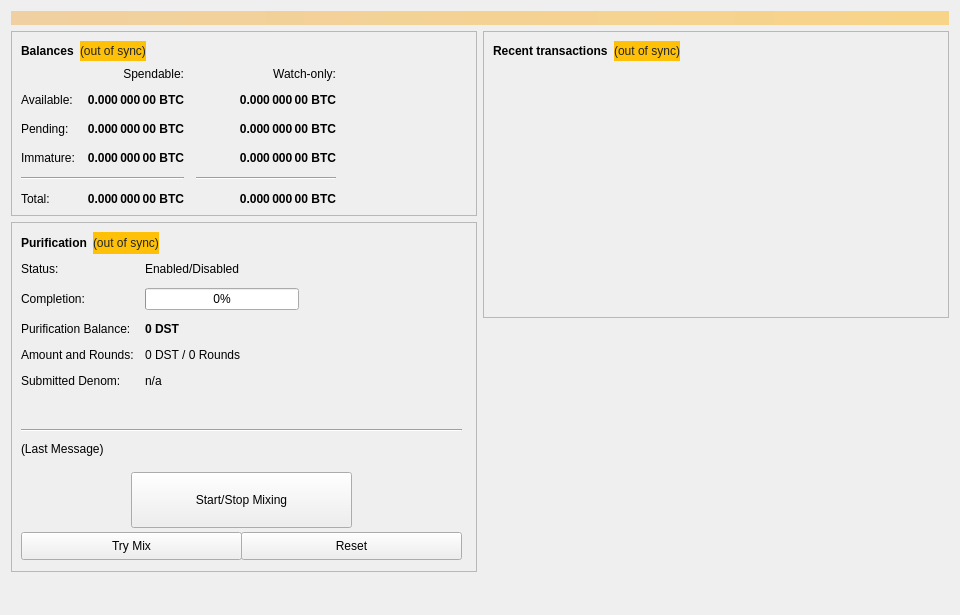
<?xml version="1.0" encoding="UTF-8"?>
<ui version="4.0">
 <class>OverviewPage</class>
 <widget class="QWidget" name="OverviewPage">
  <property name="geometry">
   <rect>
    <x>0</x>
    <y>0</y>
    <width>960</width>
    <height>615</height>
   </rect>
  </property>
  <property name="minimumSize">
   <size>
    <width>960</width>
    <height>0</height>
   </size>
  </property>
  <property name="windowTitle">
   <string>Form</string>
  </property>
  <layout class="QVBoxLayout" name="topLayout">
   <item>
    <widget class="QLabel" name="labelAlerts">
     <property name="visible">
      <bool>false</bool>
     </property>
     <property name="styleSheet">
      <string notr="true">background-color: qlineargradient(x1: 0, y1: 0, x2: 1, y2: 0, stop:0 #F0D0A0, stop:1 #F8D488); color:#000000;</string>
     </property>
     <property name="wordWrap">
      <bool>true</bool>
     </property>
     <property name="margin">
      <number>3</number>
     </property>
    </widget>
   </item>
   <item>
    <layout class="QHBoxLayout" name="horizontalLayout" stretch="1,1">
     <item>
      <layout class="QVBoxLayout" name="verticalLayout_2">
       <item>
        <widget class="QFrame" name="frame">
         <property name="frameShape">
          <enum>QFrame::StyledPanel</enum>
         </property>
         <property name="frameShadow">
          <enum>QFrame::Raised</enum>
         </property>
         <layout class="QVBoxLayout" name="verticalLayout_4">
          <item>
           <layout class="QHBoxLayout" name="horizontalLayout_4">
            <item>
             <widget class="QLabel" name="label_5">
              <property name="font">
               <font>
                <weight>75</weight>
                <bold>true</bold>
               </font>
              </property>
              <property name="text">
               <string>Balances</string>
              </property>
             </widget>
            </item>
            <item>
             <widget class="QLabel" name="labelWalletStatus">
              <property name="cursor">
               <cursorShape>WhatsThisCursor</cursorShape>
              </property>
              <property name="toolTip">
               <string>The displayed information may be out of date. Your wallet automatically synchronizes with the DSTRA network after a connection is established, but this process has not completed yet.</string>
              </property>
              <property name="styleSheet">
               <string notr="true">QLabel { color: #212529; background-color: #ffc107; }</string>
              </property>
              <property name="text">
               <string notr="true">(out of sync)</string>
              </property>
              <property name="alignment">
               <set>Qt::AlignLeading|Qt::AlignLeft|Qt::AlignVCenter</set>
              </property>
             </widget>
            </item>
            <item>
             <spacer name="horizontalSpacer_3">
              <property name="orientation">
               <enum>Qt::Horizontal</enum>
              </property>
              <property name="sizeHint" stdset="0">
               <size>
                <width>40</width>
                <height>20</height>
               </size>
              </property>
             </spacer>
            </item>
           </layout>
          </item>
          <item>
           <layout class="QGridLayout" name="gridLayout">
            <property name="spacing">
             <number>12</number>
            </property>
            <item row="2" column="2">
             <widget class="QLabel" name="labelWatchPending">
              <property name="font">
               <font>
                <weight>75</weight>
                <bold>true</bold>
               </font>
              </property>
              <property name="cursor">
               <cursorShape>IBeamCursor</cursorShape>
              </property>
              <property name="toolTip">
               <string>Unconfirmed transactions to watch-only addresses</string>
              </property>
              <property name="text">
               <string notr="true">0.000 000 00 BTC</string>
              </property>
              <property name="alignment">
               <set>Qt::AlignRight|Qt::AlignTrailing|Qt::AlignVCenter</set>
              </property>
              <property name="textInteractionFlags">
               <set>Qt::LinksAccessibleByMouse|Qt::TextSelectableByKeyboard|Qt::TextSelectableByMouse</set>
              </property>
             </widget>
            </item>
            <item row="2" column="1">
             <widget class="QLabel" name="labelUnconfirmed">
              <property name="font">
               <font>
                <weight>75</weight>
                <bold>true</bold>
               </font>
              </property>
              <property name="cursor">
               <cursorShape>IBeamCursor</cursorShape>
              </property>
              <property name="toolTip">
               <string>Total of transactions that have yet to be confirmed, and do not yet count toward the spendable balance</string>
              </property>
              <property name="text">
               <string notr="true">0.000 000 00 BTC</string>
              </property>
              <property name="alignment">
               <set>Qt::AlignRight|Qt::AlignTrailing|Qt::AlignVCenter</set>
              </property>
              <property name="textInteractionFlags">
               <set>Qt::LinksAccessibleByMouse|Qt::TextSelectableByKeyboard|Qt::TextSelectableByMouse</set>
              </property>
             </widget>
            </item>
            <item row="3" column="2">
             <widget class="QLabel" name="labelWatchImmature">
              <property name="font">
               <font>
                <weight>75</weight>
                <bold>true</bold>
               </font>
              </property>
              <property name="cursor">
               <cursorShape>IBeamCursor</cursorShape>
              </property>
              <property name="toolTip">
               <string>Staked or masternode rewards in watch-only addresses that has not yet matured</string>
              </property>
              <property name="text">
               <string notr="true">0.000 000 00 BTC</string>
              </property>
              <property name="alignment">
               <set>Qt::AlignRight|Qt::AlignTrailing|Qt::AlignVCenter</set>
              </property>
              <property name="textInteractionFlags">
               <set>Qt::LinksAccessibleByMouse|Qt::TextSelectableByKeyboard|Qt::TextSelectableByMouse</set>
              </property>
             </widget>
            </item>
            <item row="4" column="0" colspan="2">
             <widget class="Line" name="lineSpendableBalance">
              <property name="orientation">
               <enum>Qt::Horizontal</enum>
              </property>
             </widget>
            </item>
            <item row="4" column="2">
             <widget class="Line" name="lineWatchBalance">
              <property name="sizePolicy">
               <sizepolicy hsizetype="Preferred" vsizetype="Fixed">
                <horstretch>0</horstretch>
                <verstretch>0</verstretch>
               </sizepolicy>
              </property>
              <property name="minimumSize">
               <size>
                <width>140</width>
                <height>0</height>
               </size>
              </property>
              <property name="orientation">
               <enum>Qt::Horizontal</enum>
              </property>
             </widget>
            </item>
            <item row="5" column="0">
             <widget class="QLabel" name="labelTotalText">
              <property name="text">
               <string>Total:</string>
              </property>
             </widget>
            </item>
            <item row="3" column="1">
             <widget class="QLabel" name="labelImmature">
              <property name="font">
               <font>
                <weight>75</weight>
                <bold>true</bold>
               </font>
              </property>
              <property name="cursor">
               <cursorShape>IBeamCursor</cursorShape>
              </property>
              <property name="toolTip">
               <string>Staked or masternode rewards that has not yet matured</string>
              </property>
              <property name="text">
               <string notr="true">0.000 000 00 BTC</string>
              </property>
              <property name="alignment">
               <set>Qt::AlignRight|Qt::AlignTrailing|Qt::AlignVCenter</set>
              </property>
              <property name="textInteractionFlags">
               <set>Qt::LinksAccessibleByMouse|Qt::TextSelectableByKeyboard|Qt::TextSelectableByMouse</set>
              </property>
             </widget>
            </item>
            <item row="2" column="3">
             <spacer name="horizontalSpacer_2">
              <property name="orientation">
               <enum>Qt::Horizontal</enum>
              </property>
              <property name="sizeHint" stdset="0">
               <size>
                <width>40</width>
                <height>20</height>
               </size>
              </property>
             </spacer>
            </item>
            <item row="3" column="0">
             <widget class="QLabel" name="labelImmatureText">
              <property name="text">
               <string>Immature:</string>
              </property>
             </widget>
            </item>
            <item row="5" column="1">
             <widget class="QLabel" name="labelTotal">
              <property name="font">
               <font>
                <weight>75</weight>
                <bold>true</bold>
               </font>
              </property>
              <property name="cursor">
               <cursorShape>IBeamCursor</cursorShape>
              </property>
              <property name="toolTip">
               <string>Your current total balance</string>
              </property>
              <property name="text">
               <string notr="true">0.000 000 00 BTC</string>
              </property>
              <property name="alignment">
               <set>Qt::AlignRight|Qt::AlignTrailing|Qt::AlignVCenter</set>
              </property>
              <property name="textInteractionFlags">
               <set>Qt::LinksAccessibleByMouse|Qt::TextSelectableByKeyboard|Qt::TextSelectableByMouse</set>
              </property>
             </widget>
            </item>
            <item row="5" column="2">
             <widget class="QLabel" name="labelWatchTotal">
              <property name="font">
               <font>
                <weight>75</weight>
                <bold>true</bold>
               </font>
              </property>
              <property name="cursor">
               <cursorShape>IBeamCursor</cursorShape>
              </property>
              <property name="toolTip">
               <string>Current total balance in watch-only addresses</string>
              </property>
              <property name="text">
               <string notr="true">0.000 000 00 BTC</string>
              </property>
              <property name="alignment">
               <set>Qt::AlignRight|Qt::AlignTrailing|Qt::AlignVCenter</set>
              </property>
              <property name="textInteractionFlags">
               <set>Qt::LinksAccessibleByMouse|Qt::TextSelectableByKeyboard|Qt::TextSelectableByMouse</set>
              </property>
             </widget>
            </item>
            <item row="0" column="2">
             <widget class="QLabel" name="labelWatchonly">
              <property name="text">
               <string>Watch-only:</string>
              </property>
              <property name="alignment">
               <set>Qt::AlignRight|Qt::AlignTrailing|Qt::AlignVCenter</set>
              </property>
             </widget>
            </item>
            <item row="1" column="0">
             <widget class="QLabel" name="labelBalanceText">
              <property name="text">
               <string>Available:</string>
              </property>
             </widget>
            </item>
            <item row="1" column="1">
             <widget class="QLabel" name="labelBalance">
              <property name="font">
               <font>
                <weight>75</weight>
                <bold>true</bold>
               </font>
              </property>
              <property name="cursor">
               <cursorShape>IBeamCursor</cursorShape>
              </property>
              <property name="toolTip">
               <string>Your current spendable balance</string>
              </property>
              <property name="text">
               <string notr="true">0.000 000 00 BTC</string>
              </property>
              <property name="alignment">
               <set>Qt::AlignRight|Qt::AlignTrailing|Qt::AlignVCenter</set>
              </property>
              <property name="textInteractionFlags">
               <set>Qt::LinksAccessibleByMouse|Qt::TextSelectableByKeyboard|Qt::TextSelectableByMouse</set>
              </property>
             </widget>
            </item>
            <item row="1" column="2">
             <widget class="QLabel" name="labelWatchAvailable">
              <property name="font">
               <font>
                <weight>75</weight>
                <bold>true</bold>
               </font>
              </property>
              <property name="cursor">
               <cursorShape>IBeamCursor</cursorShape>
              </property>
              <property name="toolTip">
               <string>Your current balance in watch-only addresses</string>
              </property>
              <property name="text">
               <string notr="true">0.000 000 00 BTC</string>
              </property>
              <property name="alignment">
               <set>Qt::AlignRight|Qt::AlignTrailing|Qt::AlignVCenter</set>
              </property>
              <property name="textInteractionFlags">
               <set>Qt::LinksAccessibleByMouse|Qt::TextSelectableByKeyboard|Qt::TextSelectableByMouse</set>
              </property>
             </widget>
            </item>
            <item row="2" column="0">
             <widget class="QLabel" name="labelPendingText">
              <property name="text">
               <string>Pending:</string>
              </property>
             </widget>
            </item>
            <item row="0" column="1">
             <widget class="QLabel" name="labelSpendable">
              <property name="text">
               <string>Spendable:</string>
              </property>
              <property name="alignment">
               <set>Qt::AlignRight|Qt::AlignTrailing|Qt::AlignVCenter</set>
              </property>
             </widget>
            </item>
           </layout>
          </item>
         </layout>
        </widget>
       </item>
       <item>
        <widget class="QFrame" name="framePurification">
         <property name="minimumSize">
          <size>
           <width>0</width>
           <height>350</height>
          </size>
         </property>
         <property name="layoutDirection">
          <enum>Qt::LeftToRight</enum>
         </property>
         <property name="frameShape">
          <enum>QFrame::StyledPanel</enum>
         </property>
         <property name="frameShadow">
          <enum>QFrame::Raised</enum>
         </property>
         <widget class="QWidget" name="formLayoutWidget">
          <property name="geometry">
           <rect>
            <x>10</x>
            <y>40</y>
            <width>451</width>
            <height>161</height>
           </rect>
          </property>
          <layout class="QFormLayout" name="formLayout">
           <property name="fieldGrowthPolicy">
            <enum>QFormLayout::AllNonFixedFieldsGrow</enum>
           </property>
           <property name="horizontalSpacing">
            <number>11</number>
           </property>
           <property name="verticalSpacing">
            <number>12</number>
           </property>
           <item row="0" column="0">
            <widget class="QLabel" name="label_6">
             <property name="text">
              <string>Status:</string>
             </property>
            </widget>
           </item>
           <item row="1" column="0">
            <widget class="QLabel" name="label_7">
             <property name="text">
              <string>Completion:</string>
             </property>
            </widget>
           </item>
           <item row="1" column="1">
            <widget class="QProgressBar" name="purificationProgress">
             <property name="maximumSize">
              <size>
               <width>154</width>
               <height>16777215</height>
              </size>
             </property>
             <property name="value">
              <number>0</number>
             </property>
            </widget>
           </item>
           <item row="2" column="0">
            <widget class="QLabel" name="labelAnonymizedText">
             <property name="text">
              <string>Purification Balance:</string>
             </property>
            </widget>
           </item>
           <item row="2" column="1">
            <widget class="QLabel" name="labelAnonymized">
             <property name="font">
              <font>
               <weight>75</weight>
               <bold>true</bold>
              </font>
             </property>
             <property name="text">
              <string notr="true">0 DST</string>
             </property>
            </widget>
           </item>
           <item row="3" column="0">
            <widget class="QLabel" name="label_8">
             <property name="text">
              <string>Amount and Rounds:</string>
             </property>
            </widget>
           </item>
           <item row="3" column="1">
            <widget class="QLabel" name="labelAmountRounds">
             <property name="text">
              <string>0 DST / 0 Rounds</string>
             </property>
            </widget>
           </item>
           <item row="4" column="0">
            <widget class="QLabel" name="label_9">
             <property name="text">
              <string>Submitted Denom:</string>
             </property>
            </widget>
           </item>
           <item row="4" column="1">
            <widget class="QLabel" name="labelSubmittedDenom">
             <property name="toolTip">
              <string>The denominations you submitted to the Masternode.&lt;br&gt;To mix, other users must submit the exact same denominations.</string>
             </property>
             <property name="text">
              <string>n/a</string>
             </property>
            </widget>
           </item>
           <item row="0" column="1">
            <widget class="QLabel" name="purificationEnabled">
             <property name="text">
              <string>Enabled/Disabled</string>
             </property>
            </widget>
           </item>
          </layout>
         </widget>
         <widget class="QPushButton" name="runAutoDenom">
          <property name="geometry">
           <rect>
            <x>251</x>
            <y>17</y>
            <width>1</width>
            <height>1</height>
           </rect>
          </property>
          <property name="palette">
           <palette>
            <active>
             <colorrole role="WindowText">
              <brush brushstyle="SolidPattern">
               <color alpha="255">
                <red>0</red>
                <green>0</green>
                <blue>0</blue>
               </color>
              </brush>
             </colorrole>
             <colorrole role="Button">
              <brush brushstyle="SolidPattern">
               <color alpha="255">
                <red>239</red>
                <green>238</green>
                <blue>238</blue>
               </color>
              </brush>
             </colorrole>
             <colorrole role="Light">
              <brush brushstyle="SolidPattern">
               <color alpha="255">
                <red>255</red>
                <green>255</green>
                <blue>255</blue>
               </color>
              </brush>
             </colorrole>
             <colorrole role="Midlight">
              <brush brushstyle="SolidPattern">
               <color alpha="255">
                <red>247</red>
                <green>246</green>
                <blue>246</blue>
               </color>
              </brush>
             </colorrole>
             <colorrole role="Dark">
              <brush brushstyle="SolidPattern">
               <color alpha="255">
                <red>119</red>
                <green>119</green>
                <blue>119</blue>
               </color>
              </brush>
             </colorrole>
             <colorrole role="Mid">
              <brush brushstyle="SolidPattern">
               <color alpha="255">
                <red>159</red>
                <green>159</green>
                <blue>159</blue>
               </color>
              </brush>
             </colorrole>
             <colorrole role="Text">
              <brush brushstyle="SolidPattern">
               <color alpha="255">
                <red>0</red>
                <green>0</green>
                <blue>0</blue>
               </color>
              </brush>
             </colorrole>
             <colorrole role="BrightText">
              <brush brushstyle="SolidPattern">
               <color alpha="255">
                <red>255</red>
                <green>255</green>
                <blue>255</blue>
               </color>
              </brush>
             </colorrole>
             <colorrole role="ButtonText">
              <brush brushstyle="SolidPattern">
               <color alpha="255">
                <red>0</red>
                <green>0</green>
                <blue>0</blue>
               </color>
              </brush>
             </colorrole>
             <colorrole role="Base">
              <brush brushstyle="SolidPattern">
               <color alpha="255">
                <red>255</red>
                <green>255</green>
                <blue>255</blue>
               </color>
              </brush>
             </colorrole>
             <colorrole role="Window">
              <brush brushstyle="SolidPattern">
               <color alpha="255">
                <red>239</red>
                <green>238</green>
                <blue>238</blue>
               </color>
              </brush>
             </colorrole>
             <colorrole role="Shadow">
              <brush brushstyle="SolidPattern">
               <color alpha="255">
                <red>0</red>
                <green>0</green>
                <blue>0</blue>
               </color>
              </brush>
             </colorrole>
             <colorrole role="AlternateBase">
              <brush brushstyle="SolidPattern">
               <color alpha="255">
                <red>247</red>
                <green>246</green>
                <blue>246</blue>
               </color>
              </brush>
             </colorrole>
             <colorrole role="ToolTipBase">
              <brush brushstyle="SolidPattern">
               <color alpha="255">
                <red>255</red>
                <green>255</green>
                <blue>220</blue>
               </color>
              </brush>
             </colorrole>
             <colorrole role="ToolTipText">
              <brush brushstyle="SolidPattern">
               <color alpha="255">
                <red>0</red>
                <green>0</green>
                <blue>0</blue>
               </color>
              </brush>
             </colorrole>
            </active>
            <inactive>
             <colorrole role="WindowText">
              <brush brushstyle="SolidPattern">
               <color alpha="255">
                <red>0</red>
                <green>0</green>
                <blue>0</blue>
               </color>
              </brush>
             </colorrole>
             <colorrole role="Button">
              <brush brushstyle="SolidPattern">
               <color alpha="255">
                <red>239</red>
                <green>238</green>
                <blue>238</blue>
               </color>
              </brush>
             </colorrole>
             <colorrole role="Light">
              <brush brushstyle="SolidPattern">
               <color alpha="255">
                <red>255</red>
                <green>255</green>
                <blue>255</blue>
               </color>
              </brush>
             </colorrole>
             <colorrole role="Midlight">
              <brush brushstyle="SolidPattern">
               <color alpha="255">
                <red>247</red>
                <green>246</green>
                <blue>246</blue>
               </color>
              </brush>
             </colorrole>
             <colorrole role="Dark">
              <brush brushstyle="SolidPattern">
               <color alpha="255">
                <red>119</red>
                <green>119</green>
                <blue>119</blue>
               </color>
              </brush>
             </colorrole>
             <colorrole role="Mid">
              <brush brushstyle="SolidPattern">
               <color alpha="255">
                <red>159</red>
                <green>159</green>
                <blue>159</blue>
               </color>
              </brush>
             </colorrole>
             <colorrole role="Text">
              <brush brushstyle="SolidPattern">
               <color alpha="255">
                <red>0</red>
                <green>0</green>
                <blue>0</blue>
               </color>
              </brush>
             </colorrole>
             <colorrole role="BrightText">
              <brush brushstyle="SolidPattern">
               <color alpha="255">
                <red>255</red>
                <green>255</green>
                <blue>255</blue>
               </color>
              </brush>
             </colorrole>
             <colorrole role="ButtonText">
              <brush brushstyle="SolidPattern">
               <color alpha="255">
                <red>0</red>
                <green>0</green>
                <blue>0</blue>
               </color>
              </brush>
             </colorrole>
             <colorrole role="Base">
              <brush brushstyle="SolidPattern">
               <color alpha="255">
                <red>255</red>
                <green>255</green>
                <blue>255</blue>
               </color>
              </brush>
             </colorrole>
             <colorrole role="Window">
              <brush brushstyle="SolidPattern">
               <color alpha="255">
                <red>239</red>
                <green>238</green>
                <blue>238</blue>
               </color>
              </brush>
             </colorrole>
             <colorrole role="Shadow">
              <brush brushstyle="SolidPattern">
               <color alpha="255">
                <red>0</red>
                <green>0</green>
                <blue>0</blue>
               </color>
              </brush>
             </colorrole>
             <colorrole role="AlternateBase">
              <brush brushstyle="SolidPattern">
               <color alpha="255">
                <red>247</red>
                <green>246</green>
                <blue>246</blue>
               </color>
              </brush>
             </colorrole>
             <colorrole role="ToolTipBase">
              <brush brushstyle="SolidPattern">
               <color alpha="255">
                <red>255</red>
                <green>255</green>
                <blue>220</blue>
               </color>
              </brush>
             </colorrole>
             <colorrole role="ToolTipText">
              <brush brushstyle="SolidPattern">
               <color alpha="255">
                <red>0</red>
                <green>0</green>
                <blue>0</blue>
               </color>
              </brush>
             </colorrole>
            </inactive>
            <disabled>
             <colorrole role="WindowText">
              <brush brushstyle="SolidPattern">
               <color alpha="255">
                <red>119</red>
                <green>119</green>
                <blue>119</blue>
               </color>
              </brush>
             </colorrole>
             <colorrole role="Button">
              <brush brushstyle="SolidPattern">
               <color alpha="255">
                <red>239</red>
                <green>238</green>
                <blue>238</blue>
               </color>
              </brush>
             </colorrole>
             <colorrole role="Light">
              <brush brushstyle="SolidPattern">
               <color alpha="255">
                <red>255</red>
                <green>255</green>
                <blue>255</blue>
               </color>
              </brush>
             </colorrole>
             <colorrole role="Midlight">
              <brush brushstyle="SolidPattern">
               <color alpha="255">
                <red>247</red>
                <green>246</green>
                <blue>246</blue>
               </color>
              </brush>
             </colorrole>
             <colorrole role="Dark">
              <brush brushstyle="SolidPattern">
               <color alpha="255">
                <red>119</red>
                <green>119</green>
                <blue>119</blue>
               </color>
              </brush>
             </colorrole>
             <colorrole role="Mid">
              <brush brushstyle="SolidPattern">
               <color alpha="255">
                <red>159</red>
                <green>159</green>
                <blue>159</blue>
               </color>
              </brush>
             </colorrole>
             <colorrole role="Text">
              <brush brushstyle="SolidPattern">
               <color alpha="255">
                <red>119</red>
                <green>119</green>
                <blue>119</blue>
               </color>
              </brush>
             </colorrole>
             <colorrole role="BrightText">
              <brush brushstyle="SolidPattern">
               <color alpha="255">
                <red>255</red>
                <green>255</green>
                <blue>255</blue>
               </color>
              </brush>
             </colorrole>
             <colorrole role="ButtonText">
              <brush brushstyle="SolidPattern">
               <color alpha="255">
                <red>119</red>
                <green>119</green>
                <blue>119</blue>
               </color>
              </brush>
             </colorrole>
             <colorrole role="Base">
              <brush brushstyle="SolidPattern">
               <color alpha="255">
                <red>239</red>
                <green>238</green>
                <blue>238</blue>
               </color>
              </brush>
             </colorrole>
             <colorrole role="Window">
              <brush brushstyle="SolidPattern">
               <color alpha="255">
                <red>239</red>
                <green>238</green>
                <blue>238</blue>
               </color>
              </brush>
             </colorrole>
             <colorrole role="Shadow">
              <brush brushstyle="SolidPattern">
               <color alpha="255">
                <red>0</red>
                <green>0</green>
                <blue>0</blue>
               </color>
              </brush>
             </colorrole>
             <colorrole role="AlternateBase">
              <brush brushstyle="SolidPattern">
               <color alpha="255">
                <red>239</red>
                <green>238</green>
                <blue>238</blue>
               </color>
              </brush>
             </colorrole>
             <colorrole role="ToolTipBase">
              <brush brushstyle="SolidPattern">
               <color alpha="255">
                <red>255</red>
                <green>255</green>
                <blue>220</blue>
               </color>
              </brush>
             </colorrole>
             <colorrole role="ToolTipText">
              <brush brushstyle="SolidPattern">
               <color alpha="255">
                <red>0</red>
                <green>0</green>
                <blue>0</blue>
               </color>
              </brush>
             </colorrole>
            </disabled>
           </palette>
          </property>
          <property name="focusPolicy">
           <enum>Qt::NoFocus</enum>
          </property>
          <property name="autoFillBackground">
           <bool>true</bool>
          </property>
          <property name="text">
           <string/>
          </property>
          <property name="flat">
           <bool>true</bool>
          </property>
         </widget>
         <widget class="QPushButton" name="togglePurification">
          <property name="geometry">
           <rect>
            <x>120</x>
            <y>250</y>
            <width>221</width>
            <height>56</height>
           </rect>
          </property>
          <property name="sizePolicy">
           <sizepolicy hsizetype="MinimumExpanding" vsizetype="Fixed">
            <horstretch>0</horstretch>
            <verstretch>0</verstretch>
           </sizepolicy>
          </property>
          <property name="text">
           <string>Start/Stop Mixing</string>
          </property>
         </widget>
         <widget class="Line" name="lineLastMessage">
          <property name="geometry">
           <rect>
            <x>10</x>
            <y>200</y>
            <width>441</width>
            <height>16</height>
           </rect>
          </property>
          <property name="orientation">
           <enum>Qt::Horizontal</enum>
          </property>
         </widget>
         <widget class="QLabel" name="purificationStatus">
          <property name="geometry">
           <rect>
            <x>10</x>
            <y>220</y>
            <width>451</width>
            <height>61</height>
           </rect>
          </property>
          <property name="minimumSize">
           <size>
            <width>288</width>
            <height>43</height>
           </size>
          </property>
          <property name="text">
           <string>(Last Message)</string>
          </property>
          <property name="alignment">
           <set>Qt::AlignLeading|Qt::AlignLeft|Qt::AlignTop</set>
          </property>
          <property name="wordWrap">
           <bool>true</bool>
          </property>
         </widget>
         <widget class="QPushButton" name="purificationAuto">
          <property name="geometry">
           <rect>
            <x>10</x>
            <y>310</y>
            <width>221</width>
            <height>28</height>
           </rect>
          </property>
          <property name="sizePolicy">
           <sizepolicy hsizetype="MinimumExpanding" vsizetype="Fixed">
            <horstretch>0</horstretch>
            <verstretch>0</verstretch>
           </sizepolicy>
          </property>
          <property name="toolTip">
           <string>Try to manually submit a Purification request.</string>
          </property>
          <property name="text">
           <string>Try Mix</string>
          </property>
         </widget>
         <widget class="QPushButton" name="purificationReset">
          <property name="geometry">
           <rect>
            <x>230</x>
            <y>310</y>
            <width>221</width>
            <height>28</height>
           </rect>
          </property>
          <property name="sizePolicy">
           <sizepolicy hsizetype="MinimumExpanding" vsizetype="Fixed">
            <horstretch>0</horstretch>
            <verstretch>0</verstretch>
           </sizepolicy>
          </property>
          <property name="toolTip">
           <string>Reset the current status of Purification (can interrupt Purification if it's in the process of Mixing, which can cost you money!)</string>
          </property>
          <property name="autoFillBackground">
           <bool>false</bool>
          </property>
          <property name="text">
           <string>Reset</string>
          </property>
         </widget>
         <widget class="QWidget" name="layoutWidget">
          <property name="geometry">
           <rect>
            <x>10</x>
            <y>10</y>
            <width>431</width>
            <height>22</height>
           </rect>
          </property>
          <layout class="QHBoxLayout" name="horizontalLayout_5">
           <item>
            <widget class="QLabel" name="label_2">
             <property name="font">
              <font>
               <weight>75</weight>
               <bold>true</bold>
              </font>
             </property>
             <property name="text">
              <string>Purification</string>
             </property>
            </widget>
           </item>
           <item>
            <widget class="QLabel" name="labelPurificationSyncStatus">
             <property name="toolTip">
              <string>The displayed information may be out of date. Your wallet automatically synchronizes with the DSTRA network after a connection is established, but this process has not completed yet.</string>
             </property>
             <property name="styleSheet">
              <string notr="true">QLabel { color: #212529; background-color: #ffc107; }</string>
             </property>
             <property name="text">
              <string notr="true">(out of sync)</string>
             </property>
             <property name="alignment">
              <set>Qt::AlignLeading|Qt::AlignLeft|Qt::AlignVCenter</set>
             </property>
            </widget>
           </item>
           <item>
            <spacer name="horizontalSpacer_4">
             <property name="orientation">
              <enum>Qt::Horizontal</enum>
             </property>
             <property name="sizeHint" stdset="0">
              <size>
               <width>40</width>
               <height>20</height>
              </size>
             </property>
            </spacer>
           </item>
          </layout>
         </widget>
        </widget>
       </item>
       <item>
        <spacer name="verticalSpacer">
         <property name="orientation">
          <enum>Qt::Vertical</enum>
         </property>
         <property name="sizeHint" stdset="0">
          <size>
           <width>20</width>
           <height>40</height>
          </size>
         </property>
        </spacer>
       </item>
      </layout>
     </item>
     <item>
      <layout class="QVBoxLayout" name="verticalLayout_3">
       <item>
        <widget class="QFrame" name="frame_2">
         <property name="frameShape">
          <enum>QFrame::StyledPanel</enum>
         </property>
         <property name="frameShadow">
          <enum>QFrame::Raised</enum>
         </property>
         <layout class="QVBoxLayout" name="verticalLayout">
          <item>
           <layout class="QHBoxLayout" name="horizontalLayout_2">
            <item>
             <widget class="QLabel" name="label_4">
              <property name="font">
               <font>
                <weight>75</weight>
                <bold>true</bold>
               </font>
              </property>
              <property name="text">
               <string>Recent transactions</string>
              </property>
             </widget>
            </item>
            <item>
             <widget class="QLabel" name="labelTransactionsStatus">
              <property name="cursor">
               <cursorShape>WhatsThisCursor</cursorShape>
              </property>
              <property name="toolTip">
               <string>The displayed information may be out of date. Your wallet automatically synchronizes with the DSTRA network after a connection is established, but this process has not completed yet.</string>
              </property>
              <property name="styleSheet">
               <string notr="true">QLabel { color: #212529; background-color: #ffc107; }</string>
              </property>
              <property name="text">
               <string notr="true">(out of sync)</string>
              </property>
              <property name="alignment">
               <set>Qt::AlignRight|Qt::AlignTrailing|Qt::AlignVCenter</set>
              </property>
             </widget>
            </item>
            <item>
             <spacer name="horizontalSpacer">
              <property name="orientation">
               <enum>Qt::Horizontal</enum>
              </property>
              <property name="sizeHint" stdset="0">
               <size>
                <width>40</width>
                <height>20</height>
               </size>
              </property>
             </spacer>
            </item>
           </layout>
          </item>
          <item>
           <widget class="QListView" name="listTransactions">
            <property name="styleSheet">
             <string notr="true">QListView { background: transparent; }</string>
            </property>
            <property name="frameShape">
             <enum>QFrame::NoFrame</enum>
            </property>
            <property name="verticalScrollBarPolicy">
             <enum>Qt::ScrollBarAlwaysOff</enum>
            </property>
            <property name="horizontalScrollBarPolicy">
             <enum>Qt::ScrollBarAlwaysOff</enum>
            </property>
            <property name="selectionMode">
             <enum>QAbstractItemView::NoSelection</enum>
            </property>
           </widget>
          </item>
         </layout>
        </widget>
       </item>
       <item>
        <spacer name="verticalSpacer_2">
         <property name="orientation">
          <enum>Qt::Vertical</enum>
         </property>
         <property name="sizeType">
          <enum>QSizePolicy::Expanding</enum>
         </property>
         <property name="sizeHint" stdset="0">
          <size>
           <width>20</width>
           <height>40</height>
          </size>
         </property>
        </spacer>
       </item>
      </layout>
     </item>
    </layout>
   </item>
  </layout>
 </widget>
 <resources/>
 <connections/>
</ui>
